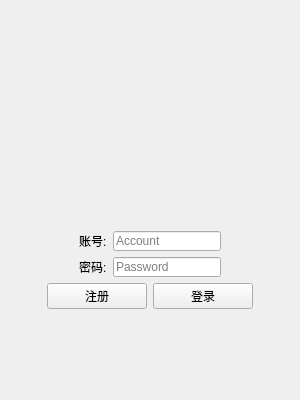
<?xml version="1.0" encoding="UTF-8"?>
<ui version="4.0">
 <class>login</class>
 <widget class="QWidget" name="login">
  <property name="geometry">
   <rect>
    <x>0</x>
    <y>0</y>
    <width>300</width>
    <height>400</height>
   </rect>
  </property>
  <property name="minimumSize">
   <size>
    <width>300</width>
    <height>400</height>
   </size>
  </property>
  <property name="maximumSize">
   <size>
    <width>450</width>
    <height>600</height>
   </size>
  </property>
  <property name="windowTitle">
   <string>MMK_System</string>
  </property>
  <layout class="QGridLayout" name="gridLayout">
   <item row="2" column="3">
    <spacer name="horizontalSpacer_2">
     <property name="orientation">
      <enum>Qt::Horizontal</enum>
     </property>
     <property name="sizeType">
      <enum>QSizePolicy::Expanding</enum>
     </property>
     <property name="sizeHint" stdset="0">
      <size>
       <width>40</width>
       <height>20</height>
      </size>
     </property>
    </spacer>
   </item>
   <item row="5" column="2">
    <spacer name="verticalSpacer">
     <property name="orientation">
      <enum>Qt::Vertical</enum>
     </property>
     <property name="sizeHint" stdset="0">
      <size>
       <width>20</width>
       <height>40</height>
      </size>
     </property>
    </spacer>
   </item>
   <item row="2" column="1">
    <spacer name="horizontalSpacer">
     <property name="orientation">
      <enum>Qt::Horizontal</enum>
     </property>
     <property name="sizeType">
      <enum>QSizePolicy::Expanding</enum>
     </property>
     <property name="sizeHint" stdset="0">
      <size>
       <width>40</width>
       <height>20</height>
      </size>
     </property>
    </spacer>
   </item>
   <item row="0" column="2">
    <spacer name="verticalSpacer_3">
     <property name="orientation">
      <enum>Qt::Vertical</enum>
     </property>
     <property name="sizeType">
      <enum>QSizePolicy::Expanding</enum>
     </property>
     <property name="sizeHint" stdset="0">
      <size>
       <width>20</width>
       <height>40</height>
      </size>
     </property>
    </spacer>
   </item>
   <item row="2" column="2">
    <layout class="QVBoxLayout" name="verticalLayout">
     <item>
      <spacer name="verticalSpacer_2">
       <property name="orientation">
        <enum>Qt::Vertical</enum>
       </property>
       <property name="sizeType">
        <enum>QSizePolicy::Maximum</enum>
       </property>
       <property name="sizeHint" stdset="0">
        <size>
         <width>20</width>
         <height>40</height>
        </size>
       </property>
      </spacer>
     </item>
     <item>
      <spacer name="verticalSpacer_4">
       <property name="orientation">
        <enum>Qt::Vertical</enum>
       </property>
       <property name="sizeHint" stdset="0">
        <size>
         <width>20</width>
         <height>40</height>
        </size>
       </property>
      </spacer>
     </item>
     <item>
      <spacer name="verticalSpacer_5">
       <property name="orientation">
        <enum>Qt::Vertical</enum>
       </property>
       <property name="sizeHint" stdset="0">
        <size>
         <width>20</width>
         <height>40</height>
        </size>
       </property>
      </spacer>
     </item>
     <item>
      <widget class="QLabel" name="label_notice">
       <property name="maximumSize">
        <size>
         <width>300</width>
         <height>50</height>
        </size>
       </property>
       <property name="palette">
        <palette>
         <active>
          <colorrole role="WindowText">
           <brush brushstyle="SolidPattern">
            <color alpha="255">
             <red>255</red>
             <green>0</green>
             <blue>44</blue>
            </color>
           </brush>
          </colorrole>
         </active>
         <inactive>
          <colorrole role="WindowText">
           <brush brushstyle="SolidPattern">
            <color alpha="255">
             <red>255</red>
             <green>0</green>
             <blue>44</blue>
            </color>
           </brush>
          </colorrole>
         </inactive>
         <disabled>
          <colorrole role="WindowText">
           <brush brushstyle="SolidPattern">
            <color alpha="255">
             <red>127</red>
             <green>127</green>
             <blue>127</blue>
            </color>
           </brush>
          </colorrole>
         </disabled>
        </palette>
       </property>
       <property name="text">
        <string/>
       </property>
       <property name="alignment">
        <set>Qt::AlignCenter</set>
       </property>
      </widget>
     </item>
     <item>
      <layout class="QHBoxLayout" name="horizontalLayout_2">
       <item>
        <spacer name="horizontalSpacer_3">
         <property name="orientation">
          <enum>Qt::Horizontal</enum>
         </property>
         <property name="sizeHint" stdset="0">
          <size>
           <width>40</width>
           <height>20</height>
          </size>
         </property>
        </spacer>
       </item>
       <item>
        <widget class="QLabel" name="label">
         <property name="text">
          <string>账号:</string>
         </property>
        </widget>
       </item>
       <item>
        <widget class="QLineEdit" name="lineEdit">
         <property name="enabled">
          <bool>true</bool>
         </property>
         <property name="maximumSize">
          <size>
           <width>200</width>
           <height>20</height>
          </size>
         </property>
         <property name="placeholderText">
          <string>Account</string>
         </property>
        </widget>
       </item>
       <item>
        <spacer name="horizontalSpacer_4">
         <property name="orientation">
          <enum>Qt::Horizontal</enum>
         </property>
         <property name="sizeHint" stdset="0">
          <size>
           <width>40</width>
           <height>20</height>
          </size>
         </property>
        </spacer>
       </item>
      </layout>
     </item>
     <item>
      <layout class="QHBoxLayout" name="horizontalLayout_3">
       <item>
        <spacer name="horizontalSpacer_5">
         <property name="orientation">
          <enum>Qt::Horizontal</enum>
         </property>
         <property name="sizeHint" stdset="0">
          <size>
           <width>40</width>
           <height>20</height>
          </size>
         </property>
        </spacer>
       </item>
       <item>
        <widget class="QLabel" name="label_2">
         <property name="text">
          <string>密码:</string>
         </property>
        </widget>
       </item>
       <item>
        <widget class="QLineEdit" name="lineEdit_2">
         <property name="maximumSize">
          <size>
           <width>200</width>
           <height>20</height>
          </size>
         </property>
         <property name="inputMask">
          <string/>
         </property>
         <property name="text">
          <string notr="true"/>
         </property>
         <property name="echoMode">
          <enum>QLineEdit::Password</enum>
         </property>
         <property name="placeholderText">
          <string>Password</string>
         </property>
        </widget>
       </item>
       <item>
        <spacer name="horizontalSpacer_6">
         <property name="orientation">
          <enum>Qt::Horizontal</enum>
         </property>
         <property name="sizeHint" stdset="0">
          <size>
           <width>40</width>
           <height>20</height>
          </size>
         </property>
        </spacer>
       </item>
      </layout>
     </item>
    </layout>
   </item>
   <item row="4" column="2">
    <layout class="QHBoxLayout" name="horizontalLayout_4">
     <item>
      <spacer name="horizontalSpacer_7">
       <property name="orientation">
        <enum>Qt::Horizontal</enum>
       </property>
       <property name="sizeHint" stdset="0">
        <size>
         <width>40</width>
         <height>20</height>
        </size>
       </property>
      </spacer>
     </item>
     <item>
      <widget class="QPushButton" name="pushButton">
       <property name="minimumSize">
        <size>
         <width>100</width>
         <height>0</height>
        </size>
       </property>
       <property name="text">
        <string>注册</string>
       </property>
      </widget>
     </item>
     <item>
      <widget class="QPushButton" name="pushButton_2">
       <property name="minimumSize">
        <size>
         <width>100</width>
         <height>0</height>
        </size>
       </property>
       <property name="contextMenuPolicy">
        <enum>Qt::DefaultContextMenu</enum>
       </property>
       <property name="text">
        <string>登录</string>
       </property>
      </widget>
     </item>
     <item>
      <spacer name="horizontalSpacer_8">
       <property name="orientation">
        <enum>Qt::Horizontal</enum>
       </property>
       <property name="sizeHint" stdset="0">
        <size>
         <width>40</width>
         <height>20</height>
        </size>
       </property>
      </spacer>
     </item>
    </layout>
   </item>
  </layout>
 </widget>
 <resources/>
 <connections/>
</ui>
